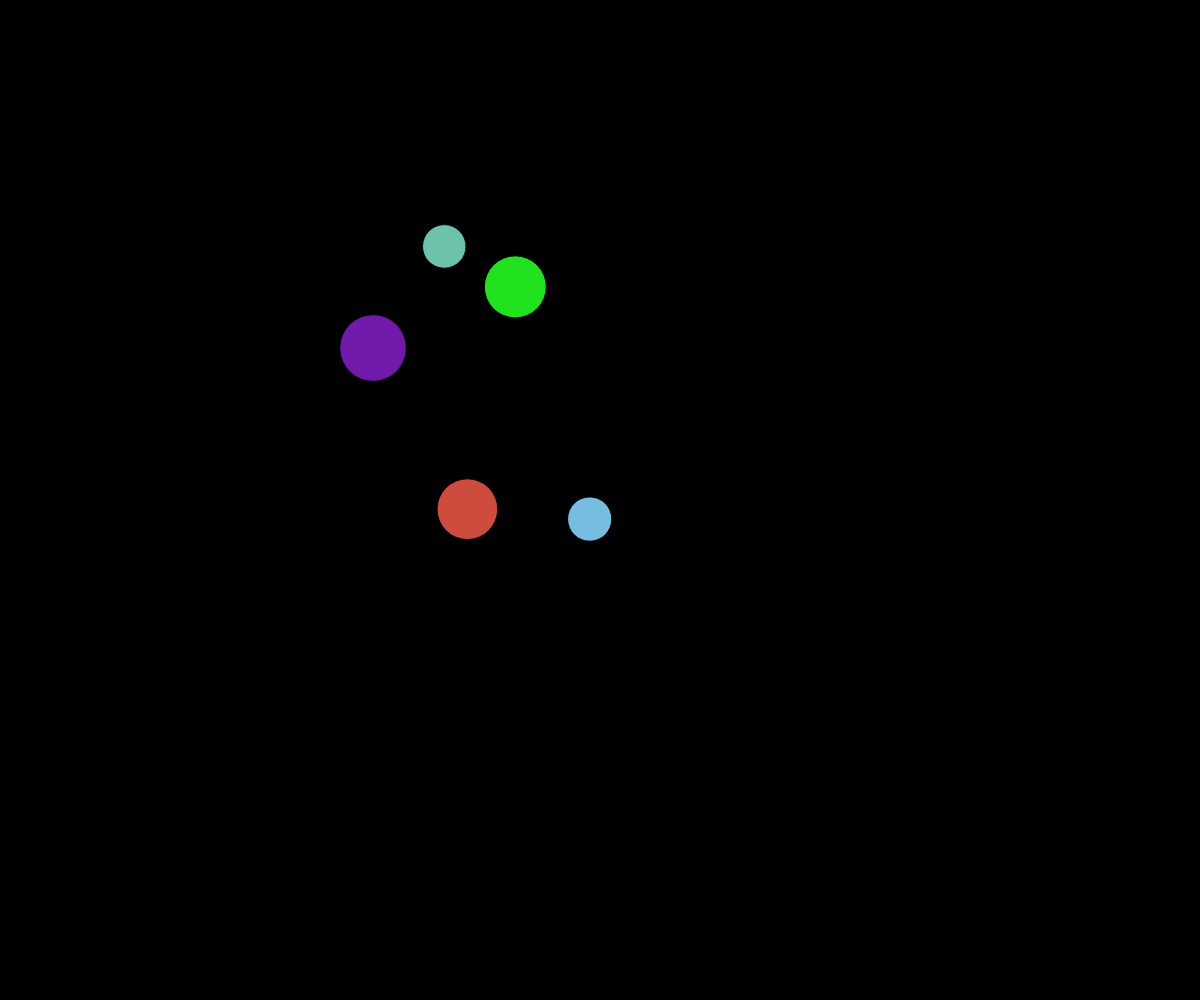
Frame 1 (no input)
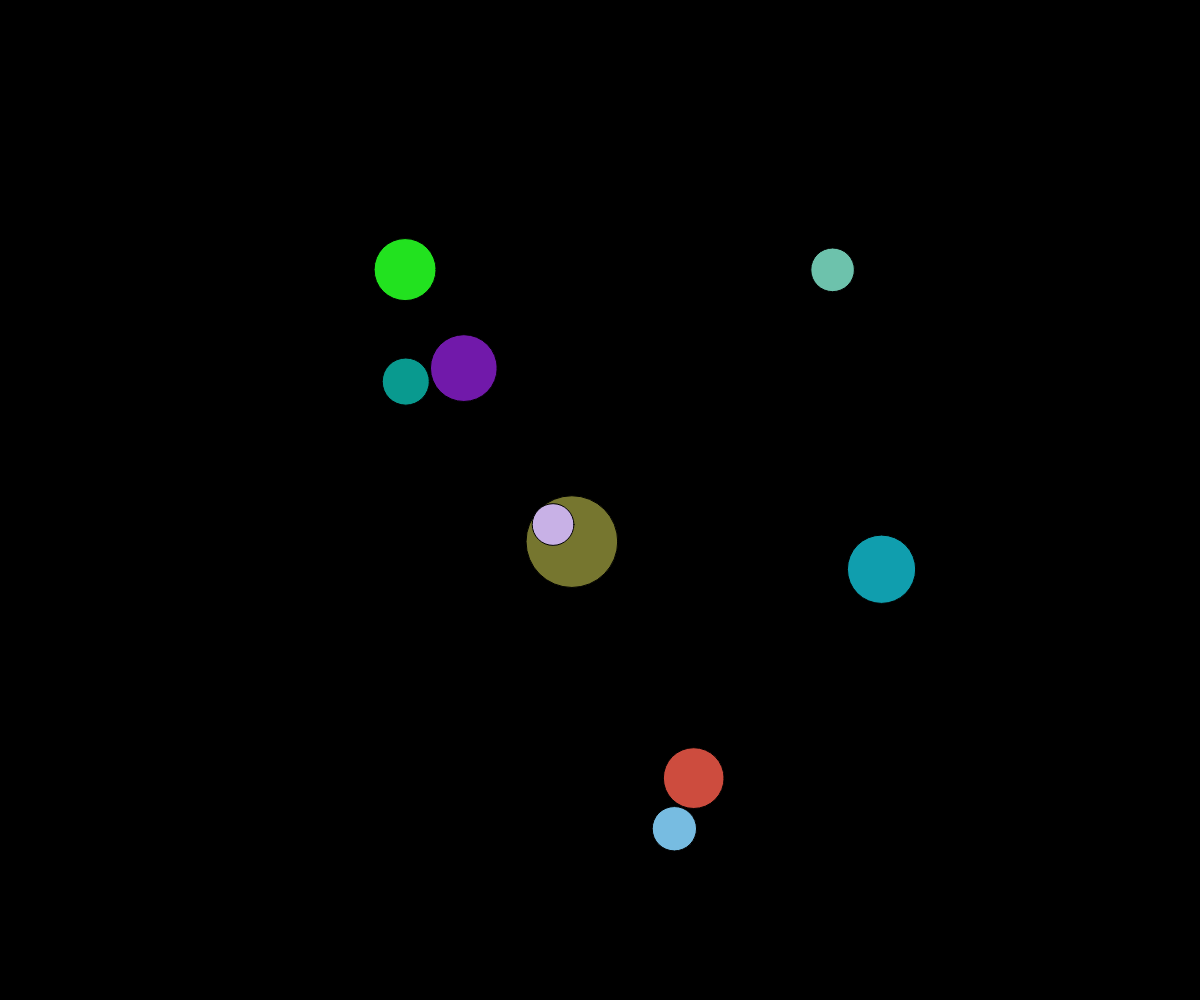
Frame 60 (no input)
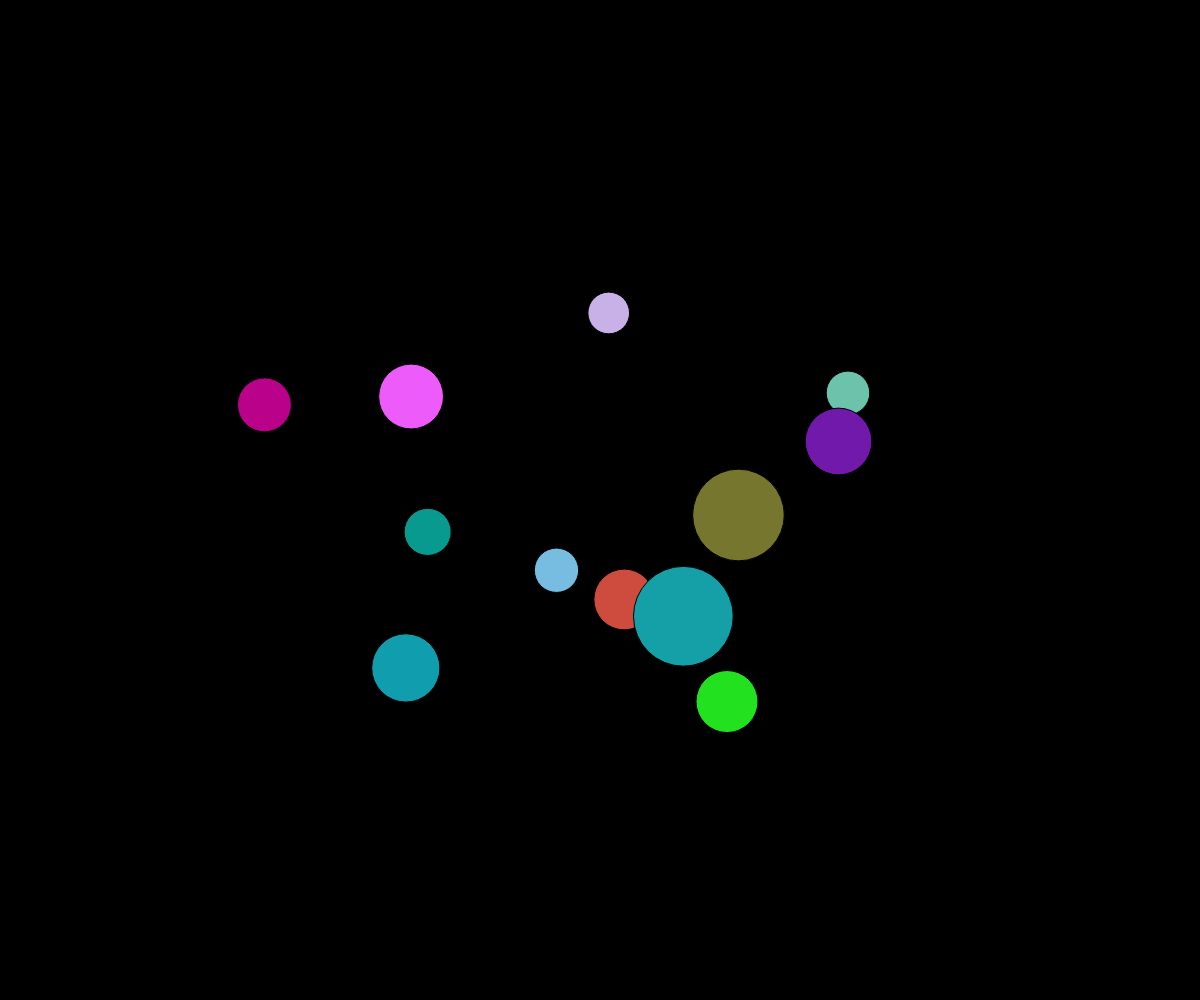
Frame 120 (the mouse pressed at the canvas centre since frame 60)

The p5.js sketch that drew these frames (run headless with seeded random() and noise() and a simulated clock; from frame 60 on, the mouse is pressed at the canvas centre):

// p5.js sketch
// ── sketch.js
// Project Title
// Your Name
// Date
//
// Extra for Experts:
// - describe what you did to take this project "above and beyond"



let theBubbles = [];
let deathLocations = [];

function setup() {
  createCanvas(windowWidth, windowHeight);

  for (let i = 0; i < 5; i++){
    spawnBubble();
  }

  // create a new bubble every half second
  window.setInterval(spawnBubble,500);
}

function draw() {
  background(0);
  //moveRand();
  moveWithNoise();
  displayBubbles();
  displayGraves();
}

function displayBubbles(){
  for (let bubble of theBubbles){
    fill(bubble.r,bubble.g,bubble.b);
    circle(bubble.x,bubble.y,bubble.radius*2);
  }
}

function spawnBubble(){
  let someBubble = {
    x: random(0,width),
    y: height + random(0,50),
    speed: random(50,100),
    radius: random(20,50),
    r: random(255),
    g: random(255),
    b: random(255),
    timeX: random(10000000),
    timeY: random(10000000),
    deltaTime: 0.01,
  };

  theBubbles.push(someBubble);
}

function moveRand(){
  for (let bubble of theBubbles){
    let choice = random(100);
    if (choice < 50){
      //move up
      bubble.y -= bubble.speed;
    }
    else if(choice < 65){
      //move down
      bubble.y += bubble.speed;
    }

    else if(choice < 75){
      //move right
      bubble.x+=bubble.speed;
    }

    else{
      bubble.x -= bubble.speed;
    }
  }
}

function moveWithNoise(){
  for (let bubble of theBubbles){
    bubble.x = noise(bubble.timeX)*width;
    bubble.y = noise(bubble.timeY)*height;
    bubble.timeX += bubble.deltaTime;
    bubble.timeY += bubble.deltaTime;
  }

}

function mousePressed(){
  for (let bubble of theBubbles){
    if(clickedOnBubble(mouseX, mouseY, bubble)){
      let theIndex = theBubbles.indexOf(bubble);
      theBubbles.splice(theIndex,1);
      undertaker(mouseX,mouseY);
    }
  }
}

function clickedOnBubble(x,y,theBubble){
  let distanceaway = dist(x,y,theBubble.x,theBubble.y);
  return distanceaway < theBubble.radius;
}

function undertaker(theX,theY){
  let grave = {
    x: theX,
    y: theY,
  };
  deathLocations.push(grave);
}

function displayGraves(){
  for (let grave of deathLocations){
    fill("white");
    textAlign: CENTER, CENTER;
    text("X",grave.x,grave.y);
  }
}
